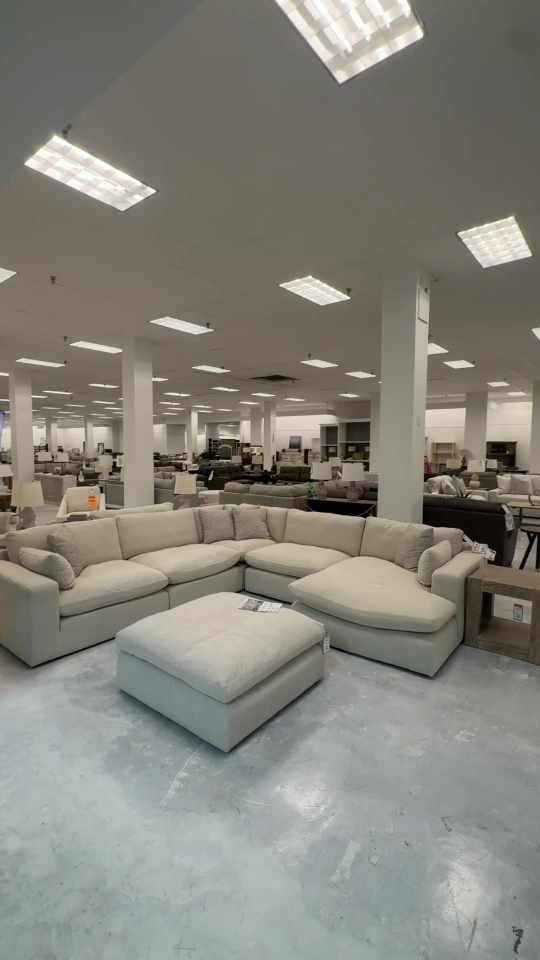
#> input picture refs/new/sears/IMG_4409_t000_008.jpg, 1080 x 1920 px, given in place of IMG_4413_t000_078.jpg, which was not available (shown at 1/2 size)
$ python -i lynns_compare.py   (imports and definitions only)
#> lines starting #> are read from the running program, lines starting #| are printed output that depends on the picture
"""Side-by-side sheets for the generator-vs-pack decision (design/lynns/asset-manifest.md "Which source won"):
footage frames | generator props (front 3/4 from their turntable sheets) | pack conversions (from the
import_quaternius.py contact sheet). Writes production/qa/evidence/lynns-compare-<family>.jpg.
Run after: import_quaternius.py --sheet-only --sheet .scratch/lyq/all.png  (refs/ unpacked at the repo root)."""
import json, os, sys
from PIL import Image, ImageDraw
P = os.path.abspath(os.path.join(os.path.dirname(__file__), "..", "..", ".."))
R = os.path.abspath(os.path.join(P, "..", "..", ".."))
EV = os.path.join(R, "production", "qa", "evidence")
ALL = os.path.join(P, ".scratch", "lyq", "all.png")
# [1 line not run here, left out]
S = 300

def ref(name):
#> called with name = 'IMG_4413_t000_078'
    im = Image.open(os.path.join(R, "refs", "new", "sears", name + ".jpg")).convert("RGB")
#> im is the input picture: PIL image 1080x1920 RGB; mean R, G, B 132.1, 130.3, 121.9
    w, h = im.size
#> w = 1080; h = 1920
    im = im.crop((0, (h - w) // 2, w, (h + w) // 2))
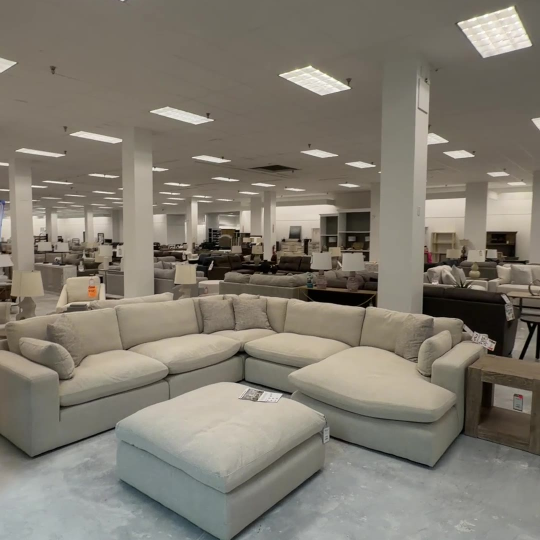
#> im: PIL image 1080x1080 RGB (shown at 1/2 size); mean R, G, B 128.6, 122.9, 111.6
#> call 2 of ref, with name = 'IMG_4411_t000_041'
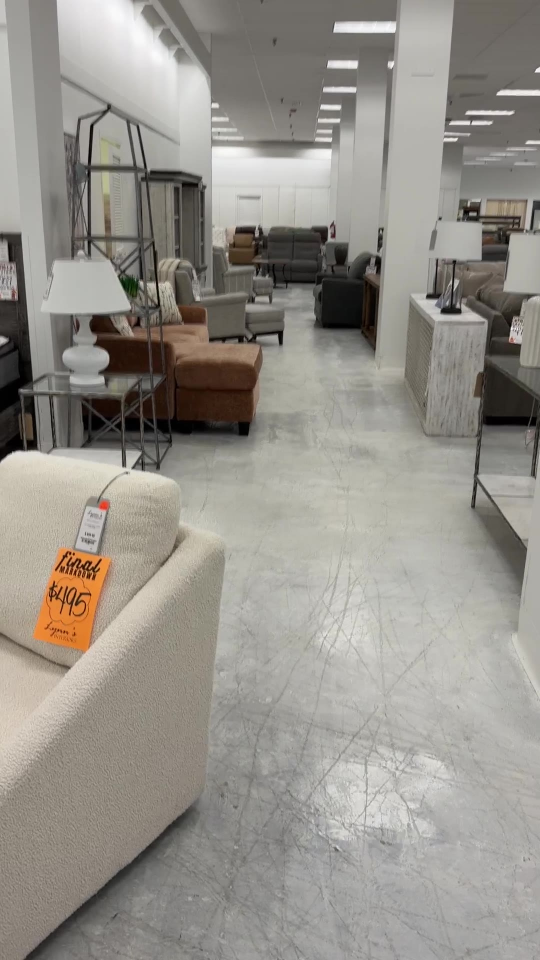
#> input picture refs/new/sears/IMG_4411_t000_013.jpg, 1080 x 1920 px, given in place of IMG_4411_t000_041.jpg, which was not available (shown at 1/2 size)
#> in ref, im is the input picture: PIL image 1080x1920 RGB; mean R, G, B 149.6, 145.7, 138.6
#> in ref (call 2), `im = im.crop((0, (h - w) // 2, w, (h + w) // 2))`:
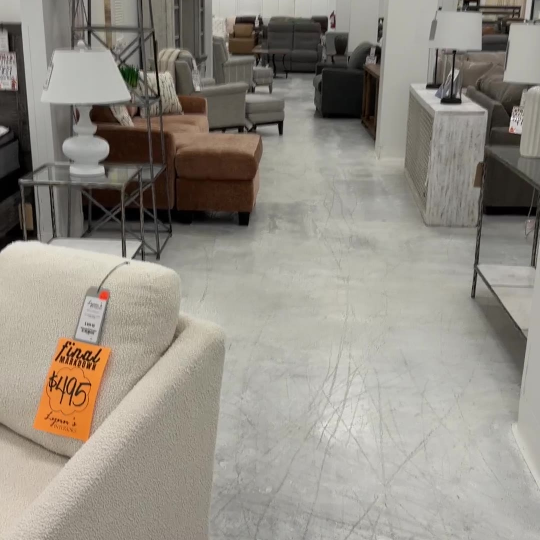
#> im: PIL image 1080x1080 RGB (shown at 1/2 size); mean R, G, B 147.3, 142.1, 132.9
    return im.resize((S, S)), "REF " + name.replace("_t000_", " f")

def gen(id_):
    im = Image.open(os.path.join(EV, "lynns-bl_ly_%s-sheet.jpg" % id_)).convert("RGB")
    return im.crop((1200, 22, 1600, 400)).resize((S, S)), "GENERATOR bl_ly_" + id_

_all = None
def pack(id_):
    global _all
    _all = _all or Image.open(ALL).convert("RGB")
    n = ORDER.index(id_)
    x, y = (n % 6) * 320, (n // 6) * 342 + 22
    return _all.crop((x, y, x + 320, y + 320)).resize((S, S)), "PACK " + id_

# [20 lines that did not run here, left out]
# [11 lines not run here, left out]

#> (the run stopped early here; a loop or call above may not have finished)
